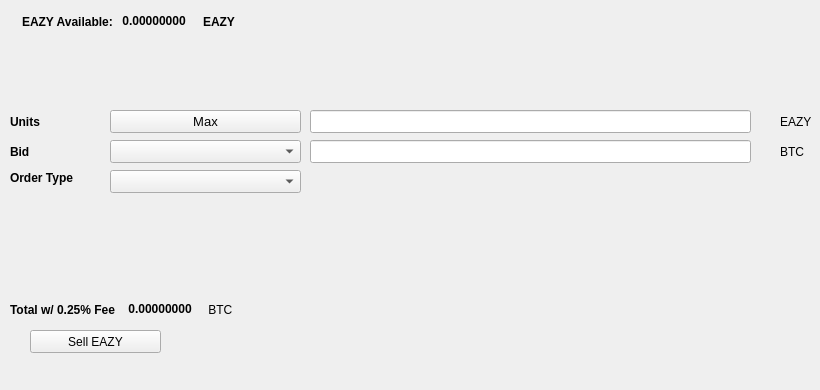
   <widget class="QWidget" name="SellTab">
    <attribute name="title">
     <string>Sell</string>
    </attribute>
    <widget class="QLabel" name="label_16">
     <property name="geometry">
      <rect>
       <x>780</x>
       <y>140</y>
       <width>31</width>
       <height>23</height>
      </rect>
     </property>
     <property name="text">
      <string>BTC</string>
     </property>
    </widget>
    <widget class="QComboBox" name="SellBidcomboBox">
     <property name="geometry">
      <rect>
       <x>110</x>
       <y>140</y>
       <width>191</width>
       <height>23</height>
      </rect>
     </property>
     <property name="font">
      <font>
       <pointsize>10</pointsize>
      </font>
     </property>
    </widget>
    <widget class="QLabel" name="label_18">
     <property name="geometry">
      <rect>
       <x>10</x>
       <y>110</y>
       <width>46</width>
       <height>23</height>
      </rect>
     </property>
     <property name="font">
      <font>
       <weight>75</weight>
       <bold>true</bold>
      </font>
     </property>
     <property name="text">
      <string>Units</string>
     </property>
    </widget>
    <widget class="QPushButton" name="Sell_Max_Amount">
     <property name="geometry">
      <rect>
       <x>110</x>
       <y>110</y>
       <width>191</width>
       <height>23</height>
      </rect>
     </property>
     <property name="font">
      <font>
       <pointsize>10</pointsize>
      </font>
     </property>
     <property name="text">
      <string>Max</string>
     </property>
    </widget>
    <widget class="QLabel" name="label_20">
     <property name="geometry">
      <rect>
       <x>10</x>
       <y>170</y>
       <width>91</width>
       <height>16</height>
      </rect>
     </property>
     <property name="font">
      <font>
       <weight>75</weight>
       <bold>true</bold>
      </font>
     </property>
     <property name="text">
      <string>Order Type</string>
     </property>
    </widget>
    <widget class="QComboBox" name="SellOrdertypeCombo">
     <property name="geometry">
      <rect>
       <x>110</x>
       <y>170</y>
       <width>191</width>
       <height>23</height>
      </rect>
     </property>
     <property name="font">
      <font>
       <pointsize>10</pointsize>
      </font>
     </property>
    </widget>
    <widget class="QLabel" name="label_21">
     <property name="geometry">
      <rect>
       <x>10</x>
       <y>140</y>
       <width>46</width>
       <height>23</height>
      </rect>
     </property>
     <property name="font">
      <font>
       <weight>75</weight>
       <bold>true</bold>
      </font>
     </property>
     <property name="text">
      <string>Bid</string>
     </property>
    </widget>
    <widget class="QLabel" name="label_22">
     <property name="geometry">
      <rect>
       <x>780</x>
       <y>110</y>
       <width>31</width>
       <height>23</height>
      </rect>
     </property>
     <property name="text">
      <string>EAZY</string>
     </property>
    </widget>
    <widget class="QLineEdit" name="UnitsInputCS2">
     <property name="geometry">
      <rect>
       <x>310</x>
       <y>110</y>
       <width>441</width>
       <height>23</height>
      </rect>
     </property>
     <property name="font">
      <font>
       <pointsize>9</pointsize>
       <weight>75</weight>
       <bold>true</bold>
      </font>
     </property>
    </widget>
    <widget class="QLineEdit" name="SellBidPriceEdit">
     <property name="geometry">
      <rect>
       <x>310</x>
       <y>140</y>
       <width>441</width>
       <height>23</height>
      </rect>
     </property>
     <property name="font">
      <font>
       <pointsize>9</pointsize>
       <weight>75</weight>
       <bold>true</bold>
      </font>
     </property>
    </widget>
    <widget class="QPushButton" name="SellCS2BTN">
     <property name="geometry">
      <rect>
       <x>30</x>
       <y>330</y>
       <width>131</width>
       <height>23</height>
      </rect>
     </property>
     <property name="text">
      <string>Sell EAZY</string>
     </property>
     <property name="icon">
      <iconset resource="../eazy">
       <normaloff>:/icons/bitcoin</normaloff>:/icons/bitcoin</iconset>
     </property>
    </widget>
    <widget class="QWidget" name="layoutWidget3">
     <property name="geometry">
      <rect>
       <x>22</x>
       <y>12</y>
       <width>258</width>
       <height>19</height>
      </rect>
     </property>
     <layout class="QHBoxLayout" name="horizontalLayout">
      <item>
       <widget class="QLabel" name="label232_2">
        <property name="font">
         <font>
          <weight>75</weight>
          <bold>true</bold>
         </font>
        </property>
        <property name="text">
         <string>EAZY Available:</string>
        </property>
       </widget>
      </item>
      <item>
       <widget class="QLabel" name="CS2AvailableLabel">
        <property name="palette">
         <palette>
          <active>
           <colorrole role="WindowText">
            <brush brushstyle="SolidPattern">
             <color alpha="255">
              <red>0</red>
              <green>0</green>
              <blue>0</blue>
             </color>
            </brush>
           </colorrole>
           <colorrole role="Button">
            <brush brushstyle="SolidPattern">
             <color alpha="255">
              <red>0</red>
              <green>170</green>
              <blue>0</blue>
             </color>
            </brush>
           </colorrole>
           <colorrole role="Light">
            <brush brushstyle="SolidPattern">
             <color alpha="255">
              <red>0</red>
              <green>255</green>
              <blue>0</blue>
             </color>
            </brush>
           </colorrole>
           <colorrole role="Midlight">
            <brush brushstyle="SolidPattern">
             <color alpha="255">
              <red>0</red>
              <green>212</green>
              <blue>0</blue>
             </color>
            </brush>
           </colorrole>
           <colorrole role="Dark">
            <brush brushstyle="SolidPattern">
             <color alpha="255">
              <red>0</red>
              <green>85</green>
              <blue>0</blue>
             </color>
            </brush>
           </colorrole>
           <colorrole role="Mid">
            <brush brushstyle="SolidPattern">
             <color alpha="255">
              <red>0</red>
              <green>113</green>
              <blue>0</blue>
             </color>
            </brush>
           </colorrole>
           <colorrole role="Text">
            <brush brushstyle="SolidPattern">
             <color alpha="255">
              <red>0</red>
              <green>170</green>
              <blue>0</blue>
             </color>
            </brush>
           </colorrole>
           <colorrole role="BrightText">
            <brush brushstyle="SolidPattern">
             <color alpha="255">
              <red>255</red>
              <green>255</green>
              <blue>255</blue>
             </color>
            </brush>
           </colorrole>
           <colorrole role="ButtonText">
            <brush brushstyle="SolidPattern">
             <color alpha="255">
              <red>0</red>
              <green>0</green>
              <blue>0</blue>
             </color>
            </brush>
           </colorrole>
           <colorrole role="Base">
            <brush brushstyle="SolidPattern">
             <color alpha="255">
              <red>255</red>
              <green>255</green>
              <blue>255</blue>
             </color>
            </brush>
           </colorrole>
           <colorrole role="Window">
            <brush brushstyle="SolidPattern">
             <color alpha="255">
              <red>0</red>
              <green>170</green>
              <blue>0</blue>
             </color>
            </brush>
           </colorrole>
           <colorrole role="Shadow">
            <brush brushstyle="SolidPattern">
             <color alpha="255">
              <red>0</red>
              <green>0</green>
              <blue>0</blue>
             </color>
            </brush>
           </colorrole>
           <colorrole role="AlternateBase">
            <brush brushstyle="SolidPattern">
             <color alpha="255">
              <red>127</red>
              <green>212</green>
              <blue>127</blue>
             </color>
            </brush>
           </colorrole>
           <colorrole role="ToolTipBase">
            <brush brushstyle="SolidPattern">
             <color alpha="255">
              <red>255</red>
              <green>255</green>
              <blue>220</blue>
             </color>
            </brush>
           </colorrole>
           <colorrole role="ToolTipText">
            <brush brushstyle="SolidPattern">
             <color alpha="255">
              <red>0</red>
              <green>0</green>
              <blue>0</blue>
             </color>
            </brush>
           </colorrole>
          </active>
          <inactive>
           <colorrole role="WindowText">
            <brush brushstyle="SolidPattern">
             <color alpha="255">
              <red>0</red>
              <green>0</green>
              <blue>0</blue>
             </color>
            </brush>
           </colorrole>
           <colorrole role="Button">
            <brush brushstyle="SolidPattern">
             <color alpha="255">
              <red>0</red>
              <green>170</green>
              <blue>0</blue>
             </color>
            </brush>
           </colorrole>
           <colorrole role="Light">
            <brush brushstyle="SolidPattern">
             <color alpha="255">
              <red>0</red>
              <green>255</green>
              <blue>0</blue>
             </color>
            </brush>
           </colorrole>
           <colorrole role="Midlight">
            <brush brushstyle="SolidPattern">
             <color alpha="255">
              <red>0</red>
              <green>212</green>
              <blue>0</blue>
             </color>
            </brush>
           </colorrole>
           <colorrole role="Dark">
            <brush brushstyle="SolidPattern">
             <color alpha="255">
              <red>0</red>
              <green>85</green>
              <blue>0</blue>
             </color>
            </brush>
           </colorrole>
           <colorrole role="Mid">
            <brush brushstyle="SolidPattern">
             <color alpha="255">
              <red>0</red>
              <green>113</green>
              <blue>0</blue>
             </color>
            </brush>
           </colorrole>
           <colorrole role="Text">
            <brush brushstyle="SolidPattern">
             <color alpha="255">
              <red>0</red>
              <green>170</green>
              <blue>0</blue>
             </color>
            </brush>
           </colorrole>
           <colorrole role="BrightText">
            <brush brushstyle="SolidPattern">
             <color alpha="255">
              <red>255</red>
              <green>255</green>
              <blue>255</blue>
             </color>
            </brush>
           </colorrole>
           <colorrole role="ButtonText">
            <brush brushstyle="SolidPattern">
             <color alpha="255">
              <red>0</red>
              <green>0</green>
              <blue>0</blue>
             </color>
            </brush>
           </colorrole>
           <colorrole role="Base">
            <brush brushstyle="SolidPattern">
             <color alpha="255">
              <red>255</red>
              <green>255</green>
              <blue>255</blue>
             </color>
            </brush>
           </colorrole>
           <colorrole role="Window">
            <brush brushstyle="SolidPattern">
             <color alpha="255">
              <red>0</red>
              <green>170</green>
              <blue>0</blue>
             </color>
            </brush>
           </colorrole>
           <colorrole role="Shadow">
            <brush brushstyle="SolidPattern">
             <color alpha="255">
              <red>0</red>
              <green>0</green>
              <blue>0</blue>
             </color>
            </brush>
           </colorrole>
           <colorrole role="AlternateBase">
            <brush brushstyle="SolidPattern">
             <color alpha="255">
              <red>127</red>
              <green>212</green>
              <blue>127</blue>
             </color>
            </brush>
           </colorrole>
           <colorrole role="ToolTipBase">
            <brush brushstyle="SolidPattern">
             <color alpha="255">
              <red>255</red>
              <green>255</green>
              <blue>220</blue>
             </color>
            </brush>
           </colorrole>
           <colorrole role="ToolTipText">
            <brush brushstyle="SolidPattern">
             <color alpha="255">
              <red>0</red>
              <green>0</green>
              <blue>0</blue>
             </color>
            </brush>
           </colorrole>
          </inactive>
          <disabled>
           <colorrole role="WindowText">
            <brush brushstyle="SolidPattern">
             <color alpha="255">
              <red>0</red>
              <green>85</green>
              <blue>0</blue>
             </color>
            </brush>
           </colorrole>
           <colorrole role="Button">
            <brush brushstyle="SolidPattern">
             <color alpha="255">
              <red>0</red>
              <green>170</green>
              <blue>0</blue>
             </color>
            </brush>
           </colorrole>
           <colorrole role="Light">
            <brush brushstyle="SolidPattern">
             <color alpha="255">
              <red>0</red>
              <green>255</green>
              <blue>0</blue>
             </color>
            </brush>
           </colorrole>
           <colorrole role="Midlight">
            <brush brushstyle="SolidPattern">
             <color alpha="255">
              <red>0</red>
              <green>212</green>
              <blue>0</blue>
             </color>
            </brush>
           </colorrole>
           <colorrole role="Dark">
            <brush brushstyle="SolidPattern">
             <color alpha="255">
              <red>0</red>
              <green>85</green>
              <blue>0</blue>
             </color>
            </brush>
           </colorrole>
           <colorrole role="Mid">
            <brush brushstyle="SolidPattern">
             <color alpha="255">
              <red>0</red>
              <green>113</green>
              <blue>0</blue>
             </color>
            </brush>
           </colorrole>
           <colorrole role="Text">
            <brush brushstyle="SolidPattern">
             <color alpha="255">
              <red>0</red>
              <green>85</green>
              <blue>0</blue>
             </color>
            </brush>
           </colorrole>
           <colorrole role="BrightText">
            <brush brushstyle="SolidPattern">
             <color alpha="255">
              <red>255</red>
              <green>255</green>
              <blue>255</blue>
             </color>
            </brush>
           </colorrole>
           <colorrole role="ButtonText">
            <brush brushstyle="SolidPattern">
             <color alpha="255">
              <red>0</red>
              <green>85</green>
              <blue>0</blue>
             </color>
            </brush>
           </colorrole>
           <colorrole role="Base">
            <brush brushstyle="SolidPattern">
             <color alpha="255">
              <red>0</red>
              <green>170</green>
              <blue>0</blue>
             </color>
            </brush>
           </colorrole>
           <colorrole role="Window">
            <brush brushstyle="SolidPattern">
             <color alpha="255">
              <red>0</red>
              <green>170</green>
              <blue>0</blue>
             </color>
            </brush>
           </colorrole>
           <colorrole role="Shadow">
            <brush brushstyle="SolidPattern">
             <color alpha="255">
              <red>0</red>
              <green>0</green>
              <blue>0</blue>
             </color>
            </brush>
           </colorrole>
           <colorrole role="AlternateBase">
            <brush brushstyle="SolidPattern">
             <color alpha="255">
              <red>0</red>
              <green>170</green>
              <blue>0</blue>
             </color>
            </brush>
           </colorrole>
           <colorrole role="ToolTipBase">
            <brush brushstyle="SolidPattern">
             <color alpha="255">
              <red>255</red>
              <green>255</green>
              <blue>220</blue>
             </color>
            </brush>
           </colorrole>
           <colorrole role="ToolTipText">
            <brush brushstyle="SolidPattern">
             <color alpha="255">
              <red>0</red>
              <green>0</green>
              <blue>0</blue>
             </color>
            </brush>
           </colorrole>
          </disabled>
         </palette>
        </property>
        <property name="font">
         <font>
          <weight>75</weight>
          <bold>true</bold>
         </font>
        </property>
        <property name="text">
         <string> 0.00000000 </string>
        </property>
        <property name="textInteractionFlags">
         <set>Qt::LinksAccessibleByMouse|Qt::TextSelectableByKeyboard|Qt::TextSelectableByMouse</set>
        </property>
       </widget>
      </item>
      <item>
       <widget class="QLabel" name="labelCS2">
        <property name="font">
         <font>
          <weight>75</weight>
          <bold>true</bold>
         </font>
        </property>
        <property name="text">
         <string>EAZY</string>
        </property>
       </widget>
      </item>
     </layout>
    </widget>
    <widget class="QWidget" name="layoutWidget">
     <property name="geometry">
      <rect>
       <x>10</x>
       <y>300</y>
       <width>268</width>
       <height>19</height>
      </rect>
     </property>
     <layout class="QHBoxLayout" name="horizontalLayout_2">
      <item>
       <widget class="QLabel" name="label_19">
        <property name="font">
         <font>
          <weight>75</weight>
          <bold>true</bold>
         </font>
        </property>
        <property name="text">
         <string>Total w/ 0.25% Fee </string>
        </property>
       </widget>
      </item>
      <item>
       <widget class="QLabel" name="SellCostLabel">
        <property name="palette">
         <palette>
          <active>
           <colorrole role="WindowText">
            <brush brushstyle="SolidPattern">
             <color alpha="255">
              <red>0</red>
              <green>0</green>
              <blue>0</blue>
             </color>
            </brush>
           </colorrole>
           <colorrole role="Button">
            <brush brushstyle="SolidPattern">
             <color alpha="255">
              <red>0</red>
              <green>170</green>
              <blue>0</blue>
             </color>
            </brush>
           </colorrole>
           <colorrole role="Light">
            <brush brushstyle="SolidPattern">
             <color alpha="255">
              <red>0</red>
              <green>255</green>
              <blue>0</blue>
             </color>
            </brush>
           </colorrole>
           <colorrole role="Midlight">
            <brush brushstyle="SolidPattern">
             <color alpha="255">
              <red>0</red>
              <green>212</green>
              <blue>0</blue>
             </color>
            </brush>
           </colorrole>
           <colorrole role="Dark">
            <brush brushstyle="SolidPattern">
             <color alpha="255">
              <red>0</red>
              <green>85</green>
              <blue>0</blue>
             </color>
            </brush>
           </colorrole>
           <colorrole role="Mid">
            <brush brushstyle="SolidPattern">
             <color alpha="255">
              <red>0</red>
              <green>113</green>
              <blue>0</blue>
             </color>
            </brush>
           </colorrole>
           <colorrole role="Text">
            <brush brushstyle="SolidPattern">
             <color alpha="255">
              <red>0</red>
              <green>170</green>
              <blue>0</blue>
             </color>
            </brush>
           </colorrole>
           <colorrole role="BrightText">
            <brush brushstyle="SolidPattern">
             <color alpha="255">
              <red>255</red>
              <green>255</green>
              <blue>255</blue>
             </color>
            </brush>
           </colorrole>
           <colorrole role="ButtonText">
            <brush brushstyle="SolidPattern">
             <color alpha="255">
              <red>0</red>
              <green>0</green>
              <blue>0</blue>
             </color>
            </brush>
           </colorrole>
           <colorrole role="Base">
            <brush brushstyle="SolidPattern">
             <color alpha="255">
              <red>255</red>
              <green>255</green>
              <blue>255</blue>
             </color>
            </brush>
           </colorrole>
           <colorrole role="Window">
            <brush brushstyle="SolidPattern">
             <color alpha="255">
              <red>0</red>
              <green>170</green>
              <blue>0</blue>
             </color>
            </brush>
           </colorrole>
           <colorrole role="Shadow">
            <brush brushstyle="SolidPattern">
             <color alpha="255">
              <red>0</red>
              <green>0</green>
              <blue>0</blue>
             </color>
            </brush>
           </colorrole>
           <colorrole role="AlternateBase">
            <brush brushstyle="SolidPattern">
             <color alpha="255">
              <red>127</red>
              <green>212</green>
              <blue>127</blue>
             </color>
            </brush>
           </colorrole>
           <colorrole role="ToolTipBase">
            <brush brushstyle="SolidPattern">
             <color alpha="255">
              <red>255</red>
              <green>255</green>
              <blue>220</blue>
             </color>
            </brush>
           </colorrole>
           <colorrole role="ToolTipText">
            <brush brushstyle="SolidPattern">
             <color alpha="255">
              <red>0</red>
              <green>0</green>
              <blue>0</blue>
             </color>
            </brush>
           </colorrole>
          </active>
          <inactive>
           <colorrole role="WindowText">
            <brush brushstyle="SolidPattern">
             <color alpha="255">
              <red>0</red>
              <green>0</green>
              <blue>0</blue>
             </color>
            </brush>
           </colorrole>
           <colorrole role="Button">
            <brush brushstyle="SolidPattern">
             <color alpha="255">
              <red>0</red>
              <green>170</green>
              <blue>0</blue>
             </color>
            </brush>
           </colorrole>
           <colorrole role="Light">
            <brush brushstyle="SolidPattern">
             <color alpha="255">
              <red>0</red>
              <green>255</green>
              <blue>0</blue>
             </color>
            </brush>
           </colorrole>
           <colorrole role="Midlight">
            <brush brushstyle="SolidPattern">
             <color alpha="255">
              <red>0</red>
              <green>212</green>
              <blue>0</blue>
             </color>
            </brush>
           </colorrole>
           <colorrole role="Dark">
            <brush brushstyle="SolidPattern">
             <color alpha="255">
              <red>0</red>
              <green>85</green>
              <blue>0</blue>
             </color>
            </brush>
           </colorrole>
           <colorrole role="Mid">
            <brush brushstyle="SolidPattern">
             <color alpha="255">
              <red>0</red>
              <green>113</green>
              <blue>0</blue>
             </color>
            </brush>
           </colorrole>
           <colorrole role="Text">
            <brush brushstyle="SolidPattern">
             <color alpha="255">
              <red>0</red>
              <green>170</green>
              <blue>0</blue>
             </color>
            </brush>
           </colorrole>
           <colorrole role="BrightText">
            <brush brushstyle="SolidPattern">
             <color alpha="255">
              <red>255</red>
              <green>255</green>
              <blue>255</blue>
             </color>
            </brush>
           </colorrole>
           <colorrole role="ButtonText">
            <brush brushstyle="SolidPattern">
             <color alpha="255">
              <red>0</red>
              <green>0</green>
              <blue>0</blue>
             </color>
            </brush>
           </colorrole>
           <colorrole role="Base">
            <brush brushstyle="SolidPattern">
             <color alpha="255">
              <red>255</red>
              <green>255</green>
              <blue>255</blue>
             </color>
            </brush>
           </colorrole>
           <colorrole role="Window">
            <brush brushstyle="SolidPattern">
             <color alpha="255">
              <red>0</red>
              <green>170</green>
              <blue>0</blue>
             </color>
            </brush>
           </colorrole>
           <colorrole role="Shadow">
            <brush brushstyle="SolidPattern">
             <color alpha="255">
              <red>0</red>
              <green>0</green>
              <blue>0</blue>
             </color>
            </brush>
           </colorrole>
           <colorrole role="AlternateBase">
            <brush brushstyle="SolidPattern">
             <color alpha="255">
              <red>127</red>
              <green>212</green>
              <blue>127</blue>
             </color>
            </brush>
           </colorrole>
           <colorrole role="ToolTipBase">
            <brush brushstyle="SolidPattern">
             <color alpha="255">
              <red>255</red>
              <green>255</green>
              <blue>220</blue>
             </color>
            </brush>
           </colorrole>
           <colorrole role="ToolTipText">
            <brush brushstyle="SolidPattern">
             <color alpha="255">
              <red>0</red>
              <green>0</green>
              <blue>0</blue>
             </color>
            </brush>
           </colorrole>
          </inactive>
          <disabled>
           <colorrole role="WindowText">
            <brush brushstyle="SolidPattern">
             <color alpha="255">
              <red>0</red>
              <green>85</green>
              <blue>0</blue>
             </color>
            </brush>
           </colorrole>
           <colorrole role="Button">
            <brush brushstyle="SolidPattern">
             <color alpha="255">
              <red>0</red>
              <green>170</green>
              <blue>0</blue>
             </color>
            </brush>
           </colorrole>
           <colorrole role="Light">
            <brush brushstyle="SolidPattern">
             <color alpha="255">
              <red>0</red>
              <green>255</green>
              <blue>0</blue>
             </color>
            </brush>
           </colorrole>
           <colorrole role="Midlight">
            <brush brushstyle="SolidPattern">
             <color alpha="255">
              <red>0</red>
              <green>212</green>
              <blue>0</blue>
             </color>
            </brush>
           </colorrole>
           <colorrole role="Dark">
            <brush brushstyle="SolidPattern">
             <color alpha="255">
              <red>0</red>
              <green>85</green>
              <blue>0</blue>
             </color>
            </brush>
           </colorrole>
           <colorrole role="Mid">
            <brush brushstyle="SolidPattern">
             <color alpha="255">
              <red>0</red>
              <green>113</green>
              <blue>0</blue>
             </color>
            </brush>
           </colorrole>
           <colorrole role="Text">
            <brush brushstyle="SolidPattern">
             <color alpha="255">
              <red>0</red>
              <green>85</green>
              <blue>0</blue>
             </color>
            </brush>
           </colorrole>
           <colorrole role="BrightText">
            <brush brushstyle="SolidPattern">
             <color alpha="255">
              <red>255</red>
              <green>255</green>
              <blue>255</blue>
             </color>
            </brush>
           </colorrole>
           <colorrole role="ButtonText">
            <brush brushstyle="SolidPattern">
             <color alpha="255">
              <red>0</red>
              <green>85</green>
              <blue>0</blue>
             </color>
            </brush>
           </colorrole>
           <colorrole role="Base">
            <brush brushstyle="SolidPattern">
             <color alpha="255">
              <red>0</red>
              <green>170</green>
              <blue>0</blue>
             </color>
            </brush>
           </colorrole>
           <colorrole role="Window">
            <brush brushstyle="SolidPattern">
             <color alpha="255">
              <red>0</red>
              <green>170</green>
              <blue>0</blue>
             </color>
            </brush>
           </colorrole>
           <colorrole role="Shadow">
            <brush brushstyle="SolidPattern">
             <color alpha="255">
              <red>0</red>
              <green>0</green>
              <blue>0</blue>
             </color>
            </brush>
           </colorrole>
           <colorrole role="AlternateBase">
            <brush brushstyle="SolidPattern">
             <color alpha="255">
              <red>0</red>
              <green>170</green>
              <blue>0</blue>
             </color>
            </brush>
           </colorrole>
           <colorrole role="ToolTipBase">
            <brush brushstyle="SolidPattern">
             <color alpha="255">
              <red>255</red>
              <green>255</green>
              <blue>220</blue>
             </color>
            </brush>
           </colorrole>
           <colorrole role="ToolTipText">
            <brush brushstyle="SolidPattern">
             <color alpha="255">
              <red>0</red>
              <green>0</green>
              <blue>0</blue>
             </color>
            </brush>
           </colorrole>
          </disabled>
         </palette>
        </property>
        <property name="font">
         <font>
          <weight>75</weight>
          <bold>true</bold>
         </font>
        </property>
        <property name="autoFillBackground">
         <bool>false</bool>
        </property>
        <property name="text">
         <string> 0.00000000</string>
        </property>
        <property name="textInteractionFlags">
         <set>Qt::LinksAccessibleByMouse|Qt::TextSelectableByMouse</set>
        </property>
       </widget>
      </item>
      <item>
       <widget class="QLabel" name="label_17">
        <property name="font">
         <font>
          <weight>50</weight>
          <bold>false</bold>
         </font>
        </property>
        <property name="text">
         <string> BTC</string>
        </property>
       </widget>
      </item>
     </layout>
    </widget>
    <widget class="QLabel" name="label_23">
     <property name="geometry">
      <rect>
       <x>460</x>
       <y>300</y>
       <width>281</width>
       <height>81</height>
      </rect>
     </property>
     <property name="text">
      <string/>
     </property>
     <property name="pixmap">
      <pixmap>:/images/bittrex</pixmap>
     </property>
    </widget>
   </widget>
